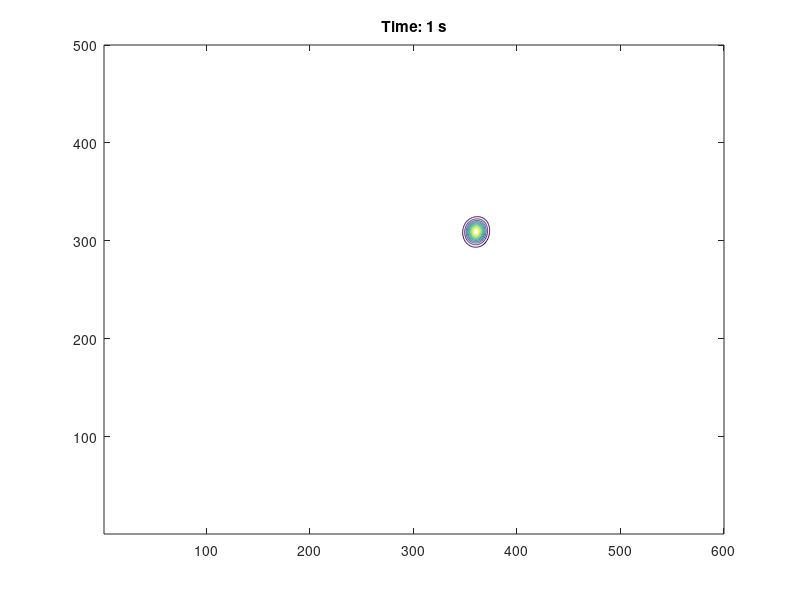

Source code (MATLAB):
% Dimensions
I=600; %x
J=500; %y


C=zeros(I,J); % Array initialization
C(410:420,250:260)=ones(11,11);
New_C=C;

Data=cell(1,2); % Build data cell containing time step and concentration values. 
Data{1}=0;
Data{2}=C;

wc=ones(2,1); % main weight cofficient wa, wb

% direction based cofficient: | south | north | east | west | SE | NW | NE | SW 
U=5; %m/s
theta=deg2rad(135); % degree, positive wind speed value point to center 
utemp=[-U*cos(theta),U*cos(theta),U*sin(theta),-U*sin(theta),U*sin(theta-pi/4),-U*sin(theta-pi/4),...
    U*cos(theta-pi/4),-U*cos(theta-pi/4)];
ud=(utemp+abs(utemp))/2;

kz=ones(2,1); % vertical turbulence cofficient kz', kz''
delta=zeros(I,J);   % deposition 
lambda=zeros(I,J);  % reaction

% Update rules
ii=2:I-1;
jj=2:J-1;


% Set control variables
pause=0;
stop=0;
run=0;
exit=0;

% Time step
Dt=0.01;
Dspace=0.13;
T=1;
t=0;
step=0;
while t<T
    t=t+Dt;
    step=step+1;
New_C(ii,jj)=C(ii,jj)+wc(1)*(ud(1)*(C(ii,jj-1)-C(ii,jj))+ud(2)*(C(ii,jj+1)-C(ii,jj))+ ...
         ud(3)*(C(ii+1,jj)-C(ii,jj))+ud(4)*(C(ii-1,jj)-C(ii,jj)))*Dt/Dspace + ...
    wc(2)*(ud(5)*(C(ii+1,jj-1)-C(ii,jj))+ud(6)*(C(ii-1,jj+1)-C(ii,jj))+ ...
         ud(7)*(C(ii+1,jj+1)-C(ii,jj))+ud(8)*(C(ii-1,jj-1)-C(ii,jj)))*Dt/Dspace/sqrt(2)+ ...
    wc(1)*(kz(1)*(C(ii,jj-1)-C(ii,jj))+kz(2)*(C(ii,jj+1)-C(ii,jj)))*Dt/Dspace - ...
    delta(ii,jj).*C(ii,jj)-lambda(ii,jj).*C(ii,jj);
% Results(step).C=New_C;
C=New_C;
drawnow 
contour(New_C')
title(['Time: ',num2str(t),' s']);
% pause(1);
end
